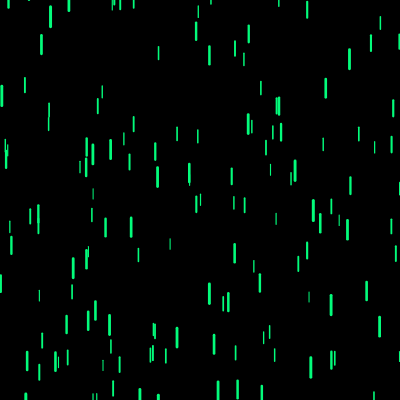
Frame 1 (no input)
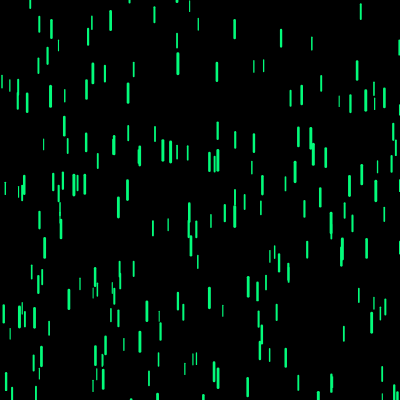
Frame 60 (no input)
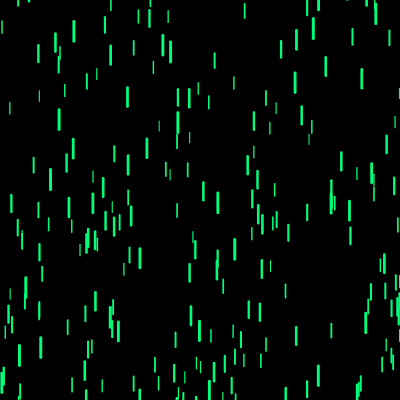
Frame 120 (the mouse pressed at the canvas centre since frame 60)

The p5.js sketch that drew these frames (run headless with seeded random() and noise() and a simulated clock; from frame 60 on, the mouse is pressed at the canvas centre):

// p5.js sketch
// ── sketch.js


function Drop(){
    this.x = random(width);
    this.y = random(-width,width);
    this.z = random(0,10);
    this.yspeed = map(this.z, 0, 10, 4, 10);
    this.len = map(this.z,0,10,10,20);
    this.grav=map(this.z,0,10,0.1,1);
    this.fall=()=>{
      this.y+=this.yspeed;
      this.yspeed+=this.grav;
      if(this.y>400){
          this.y=random(-width,width);
        this.yspeed = map(this.z, 0, 20, 4, 10);
      }
    }
    this.show=()=>{
      var thick = map(this.z,0,10,1,3);
      strokeWeight(thick);
      stroke(3, 252, 123);
      line(this.x, this.y, this.x, this.y + this.len);
    }
  }
  
  var drops = [];
  
  function setup() {
    width=400;
    n=300;
    createCanvas(width, width);
    for(var i=0;i<n;i++){
      drops[i]=new Drop();
    }
  }
  
  function draw() {
    background('rgb(0,0,0)');
    for (var i = 0; i < drops.length; i++) {
      drops[i].fall();
      drops[i].show();
    }
    
  }
